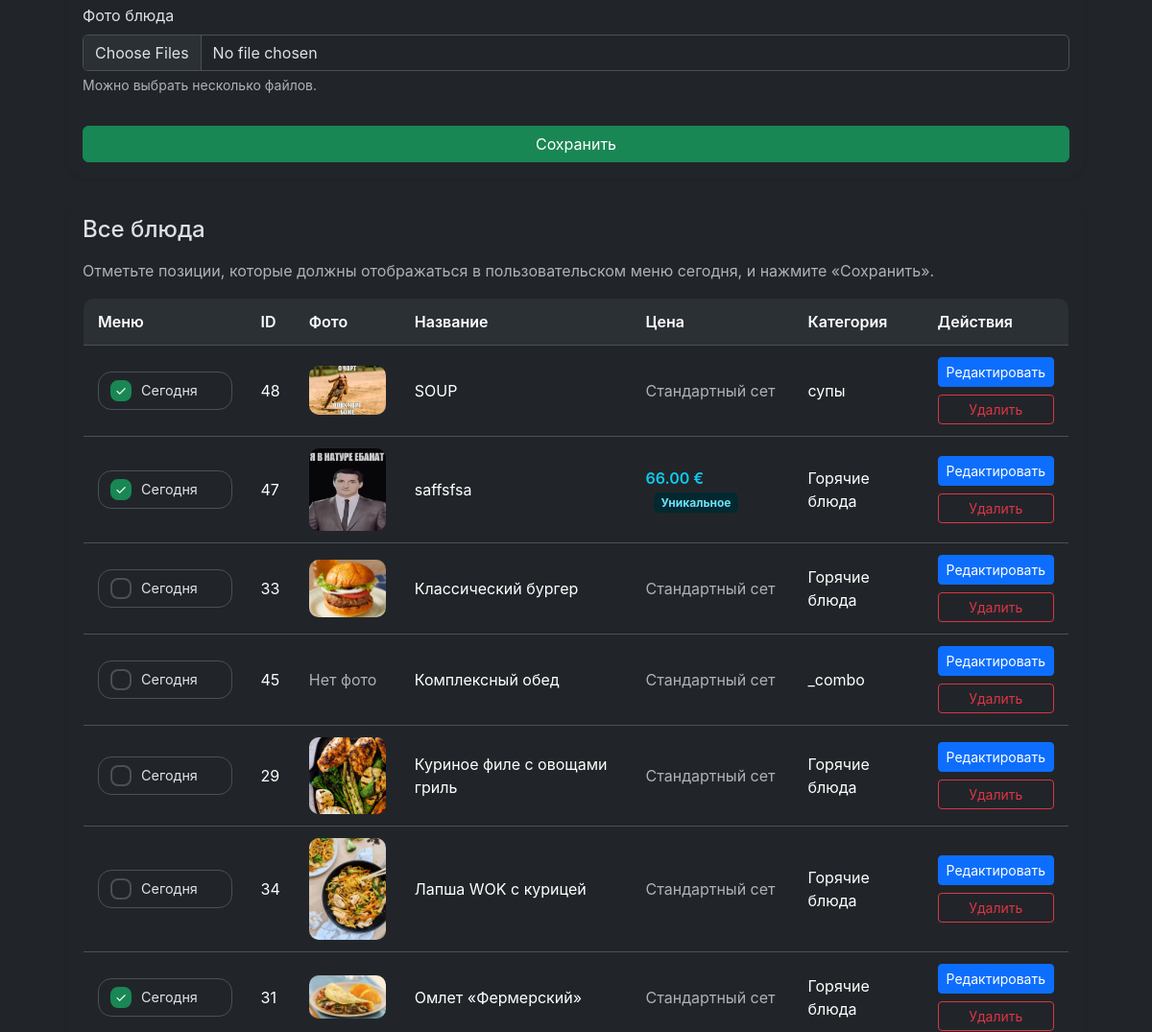
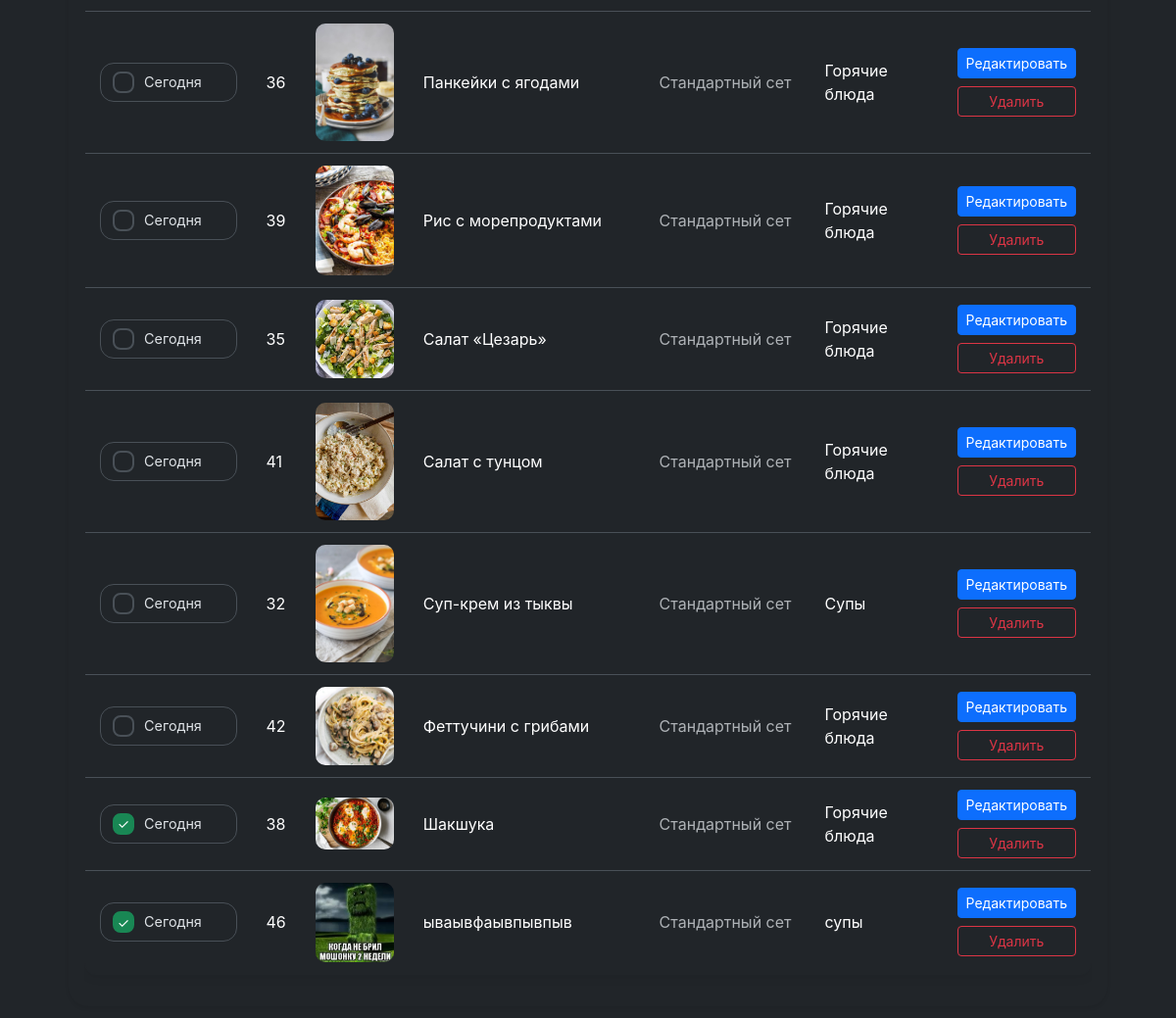
/admin/menu (signed in, middle part), run on an earlier commit of the app's database (2 pictures, top to bottom).
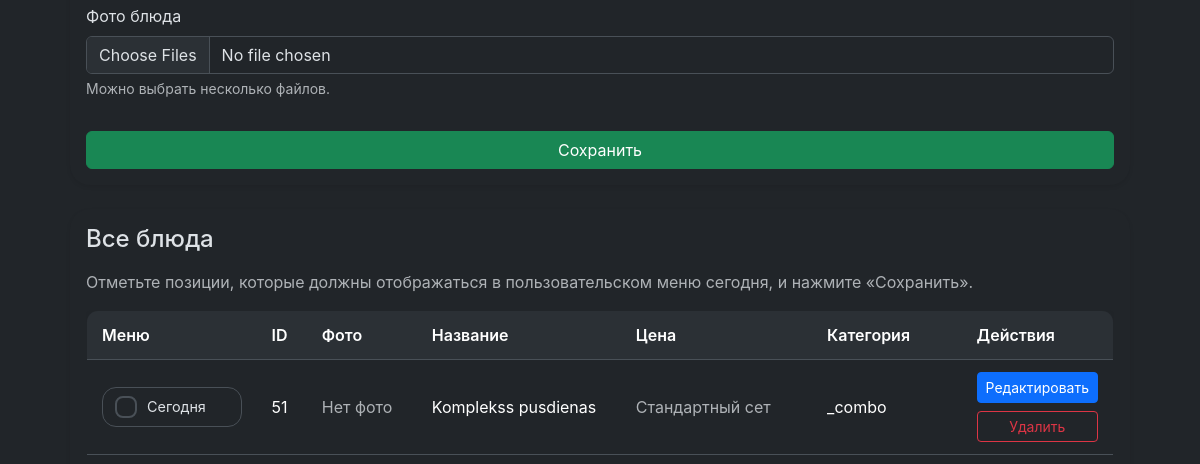
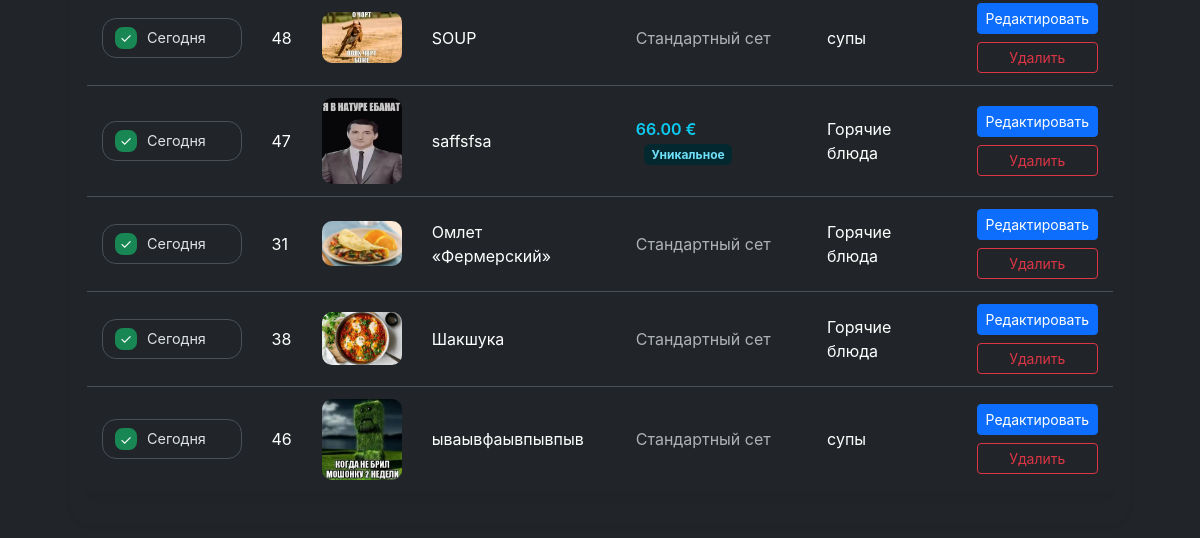
And on a later commit of the database (2 pictures, top to bottom).
### tables this page shows
CREATE TABLE menu (
    id INTEGER PRIMARY KEY AUTOINCREMENT,
    title TEXT NOT NULL,
    description TEXT,
    price REAL NOT NULL,
    image_url TEXT,
    category TEXT
, image_gallery TEXT, ingredients TEXT, is_today INTEGER DEFAULT 0, use_manual_price INTEGER DEFAULT 0);

### src/Infrastructure/ViewRenderer.php (called while the page is built, shortened)
<?php
class ViewRenderer
{
    public function render(string $view, array $params = []): string
    {
        $viewFile = $this->basePath . '/' . $view . '.php';
        extract($params, EXTR_SKIP);
        require $viewFile;
        $content = ob_get_clean();
        if ($this->layout && file_exists($this->layout)) {
            return ob_get_clean();
        }
        return $content;
    }
}

### src/Application/Controller/Admin/MenuController.php (called while the page is built, shortened)
<?php
class MenuController
{
    public function index(): string
    {
        $items = $this->menuService->list();
        $todayItems = $this->menuService->today();
        $todayIds = $this->menuService->todayIds();
        $errors = $this->session->get('admin_menu_errors', []);
        $this->session->unset('admin_menu_errors');
        return $this->view->render('admin/menu', [
            'title' => 'Doctor Gorilka — ' . translate('admin.menu.title'),
            'items' => $items,
            'errors' => $errors,
            'todayItems' => $todayItems,
            'todayIds' => $todayIds,
        ]);
    }
}

### src/Infrastructure/Router.php (called while the page is built, shortened)
<?php
class Router
{
    private array $routes = [];
    public function addRoute(string $method, string $path, callable $handler): void
    {
        $normalized = $this->normalizePath($path);
        $this->routes[$method][$normalized] = $handler;
    }
    public function dispatch(string $method, string $uri): mixed
    {
        $path = $this->normalizePath(parse_url($uri, PHP_URL_PATH) ?: '/');
        $method = strtoupper($method);
        if (isset($this->routes[$method][$path])) {
            return call_user_func($this->routes[$method][$path]);
        }
        return translate('errors.not_found');
    }
    private function normalizePath(string $path): string
    {
        $path = rtrim($path, '/');
        return $path === '' ? '/' : $path;
    }
}

### src/Application/App.php (called while the page is built, shortened)
<?php
class App
{
    private Router $router;
    private function __construct(Router $router, ViewRenderer $view)
    {
        $this->router = $router;
    }
    public function run(): mixed
    {
        $method = $_SERVER['REQUEST_METHOD'] ?? 'GET';
        $uri = $_SERVER['REQUEST_URI'] ?? '/';
        return $this->router->dispatch($method, $uri);
    }
}

### src/helpers.php (called while the page is built, shortened)
<?php
function localizationConfig(): array
{
    static $config;
    if ($config === null) {
        $config = require __DIR__ . '/../config/localization.php';
    }
    return $config;
}
function availableLocales(): array
{
    $config = localizationConfig();
    return $config['locales'] ?? [];
}
function currentLocale(): string
{
    $available = array_keys(availableLocales());
    $default = $available[0] ?? 'ru';
    return $default;
}
function translate(string $key, array $replace = [], ?string $locale = null): string
{
    $locale ??= currentLocale();
    $config = localizationConfig();
    $phrases = $config['phrases'] ?? [];
    $fallbackLocale = $config['fallback'] ?? 'ru';
    $value = $phrases[$locale][$key] ?? $phrases[$fallbackLocale][$key] ?? $key;
    foreach ($replace as $needle => $replacement) {
        $value = str_replace(':' . $needle, $replacement, $value);
    }
    return $value;
}

### src/Infrastructure/Repository/MenuRepository.php (called while the page is built, shortened)
<?php
class MenuRepository implements MenuRepositoryInterface
{
    public function findAll(string $search = '', string $category = '', bool $onlyToday = false): array
    {
        $sql = "SELECT * FROM menu";
        $conditions = [];
        if ($onlyToday) {
            $conditions[] = "is_today = 1";
        }
        if ($conditions) {
            $sql .= ' WHERE ' . implode(' AND ', $conditions);
        }
        $sql .= ' ORDER BY title ASC';
        $stmt = $this->prepare($sql);
        $result = $stmt->execute();
        $items = [];
        while ($row = $result->fetchArray(SQLITE3_ASSOC)) {
            $items[] = $this->mapMenuItem($row);
        }
        return $items;
    }
    private function mapMenuItem(array $row): MenuItem
    {
        $gallery = [];
        $galleryField = $row['image_gallery'] ?? null;
        if (is_array($galleryField)) {
            $gallery = array_values($galleryField);
        } elseif (is_string($galleryField) && $galleryField !== '') {
            $decoded = json_decode($galleryField, true);
            if (is_array($decoded)) {
                $gallery = array_values($decoded);
            }
        }
        return new MenuItem(
            id: (int)$row['id'],
            title: $row['title'],
            description: $row['description'] ?? null,
            ingredients: $row['ingredients'] ?? null,
            price: (float)$row['price'],
            useManualPrice: !empty($row['use_manual_price'] ?? 0),
            category: $row['category'] ?? null,
            imageUrl: $row['image_url'] ?? null,
            gallery: $gallery,
            isToday: !empty($row['is_today']),
        );
    }
    public function findToday(string $search = '', string $category = ''): array
    {
        return $this->findAll($search, $category, true);
    }
    private function prepare(string $sql): SQLite3Stmt
    {
        return $this->db->prepare($sql);
    }
}

### src/Application/Service/AdminMenuService.php (called while the page is built, shortened)
<?php
class AdminMenuService
{
    public function list(): array
    {
        return $this->menuRepository->findAll();
    }
    public function today(): array
    {
        return $this->menuRepository->findToday();
    }
}

### src/Domain/MenuItem.php (called while the page is built, shortened)
<?php
class MenuItem
{
    public function isUnique(): bool
    {
        return $this->useManualPrice;
    }
    public function galleryImages(): array
    {
        $images = $this->gallery;
        if ($this->imageUrl) {
            array_unshift($images, $this->imageUrl);
        }
        $images = array_values(array_unique(array_filter($images, fn ($img) => is_string($img) && $img !== '')));
        return $images;
    }
    public function primaryImage(): ?string
    {
        $images = $this->galleryImages();
        return $images[0] ?? null;
    }
}

### resources/views/admin/menu.php (the view, shortened to what the rows shown need)
<div class="page-container">
<div class="admin-menu-layout mt-1">
    <div class="admin-column admin-table-block">
        <form method="POST" action="/admin/menu/today" class="h-100 d-flex flex-column">
            <div class="card border-0 shadow-sm flex-grow-1">
                <div class="card-body">
                    <div class="table-responsive">
                        <table class="table table-menu">
                            <thead>
                                <tr>
                                    <th class="today-column"><?= htmlspecialchars(translate('admin.menu.table.menu')) ?></th>
                                    <th>ID</th>
                                    <th><?= htmlspecialchars(translate('admin.menu.table.photo')) ?></th>
                                    <th><?= htmlspecialchars(translate('admin.menu.table.name')) ?></th>
                                    <th><?= htmlspecialchars(translate('admin.menu.table.price')) ?></th>
                                    <th><?= htmlspecialchars(translate('admin.menu.table.category')) ?></th>
                                    <th><?= htmlspecialchars(translate('admin.menu.table.actions')) ?></th>
                                </tr>
                            </thead>
                            <tbody>
                                <?php foreach ($items as $item): ?>
                                    <?php $gallery = $item->galleryImages(); ?>
                                    <tr>
                                        <td class="today-cell">
                                            <label class="today-flag">
                                                <span class="today-indicator"></span>
                                                <span class="today-label"><?= htmlspecialchars(translate('admin.menu.today.flag')) ?></span>
                                            </label>
                                        </td>
                                        <td><?= $item->id ?></td>
                                        <td>
                                            <?php if ($item->primaryImage()): ?>
                                                <img src="/assets/images/<?= htmlspecialchars($item->primaryImage()) ?>" alt="" class="menu-thumb">
                                            <?php else: ?>
                                                <span class="text-muted"><?= htmlspecialchars(translate('common.no_photo')) ?></span>
                                            <?php endif; ?>
                                        </td>
                                        <td><?= htmlspecialchars($item->title) ?></td>
                                        <td>
                                            <?php if ($item->isUnique()): ?>
                                                <span class="fw-semibold text-info"><?= number_format($item->price, 2, '.', ' ') ?> €</span>
                                                <span class="badge bg-info-subtle text-info-emphasis ms-2"><?= htmlspecialchars(translate('admin.menu.price.unique')) ?></span>
                                            <?php else: ?>
                                                <span class="text-muted"><?= htmlspecialchars(translate('admin.menu.price.standard')) ?></span>
                                            <?php endif; ?>
                                        </td>
                                        <td><?= htmlspecialchars($item->category ?? '') ?></td>
                                        <td>
                                            <div class="d-flex flex-column gap-2">
                                                <button class="btn btn-sm btn-primary" type="button" onclick='fillForm(<?= json_encode([
                                                    'id' => $item->id,
                                                    'title' => $item->title,
                                                    'description' => $item->description,
                                                    'ingredients' => $item->ingredients,
                                                    'price' => $item->price,
                                                    'use_manual_price' => $item->isUnique(),
                                                    'category' => $item->category,
                                                    'image' => $item->primaryImage(),
                                                    'gallery' => $gallery,
                                                ], JSON_HEX_APOS | JSON_HEX_QUOT) ?>)'><?= htmlspecialchars(translate('admin.menu.actions.edit')) ?></button>
                                                <a class="btn btn-sm btn-outline-danger" href="/admin/menu/delete?id=<?= $item->id ?>" onclick="return confirm('<?= htmlspecialchars(translate('admin.menu.actions.confirm_delete')) ?>');"><?= htmlspecialchars(translate('combo.remove')) ?></a>
                                            </div>
                                        </td>
                                    </tr>
                                <?php endforeach; ?>
                            </tbody>
                        </table>
                    </div>
                </div>
            </div>
        </form>
    </div>
</div>
</div>

What changed in the data, as far as the page shows it:
removed menu: id "33", shows a picture, title "Классический бургер", category "Горячие блюда"
removed menu: id "45", title "Комплексный обед", category "_combo"
removed menu: id "29", shows a picture, title "Куриное филе с овощами гриль", category "Горячие блюда"
removed menu: id "34", shows a picture, title "Лапша WOK с курицей", category "Горячие блюда"
removed menu: id "36", shows a picture, title "Панкейки с ягодами", category "Горячие блюда"
removed menu: id "39", shows a picture, title "Рис с морепродуктами", category "Горячие блюда"
removed menu: id "35", shows a picture, title "Салат «Цезарь»", category "Горячие блюда"
removed menu: id "41", shows a picture, title "Салат с тунцом", category "Горячие блюда"
removed menu: id "32", shows a picture, title "Суп-крем из тыквы", category "Супы"
removed menu: id "42", shows a picture, title "Феттучини с грибами", category "Горячие блюда"
added menu: id "51", title "Komplekss pusdienas", category "_combo"
